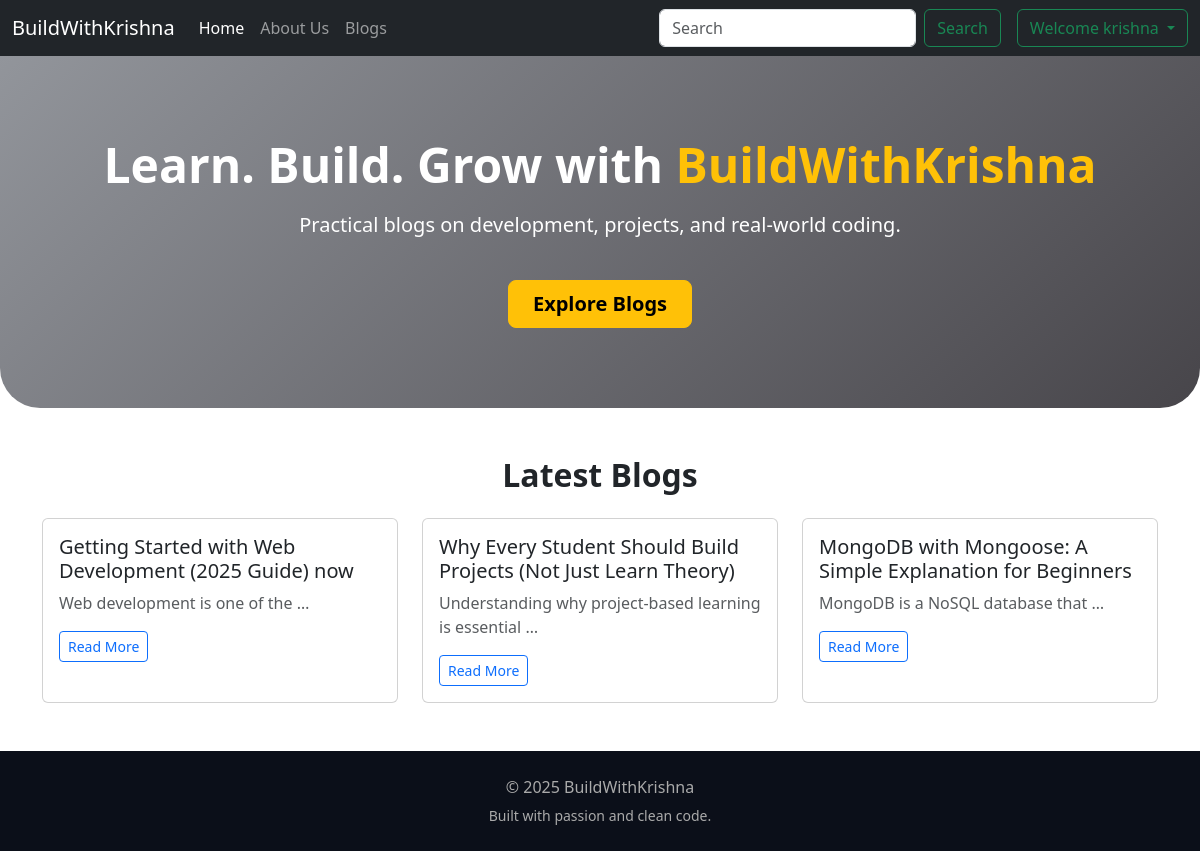
Screenshot of / (signed in) with the database file from the repository.
### blog/models.py (models this page shows, shortened)
class Post(models.Model):
    post_id = models.AutoField(primary_key=True)
    post_title = models.CharField(max_length=200)
    post_content = models.CharField(max_length=5000)
    post_image = models.ImageField(upload_to="post/images")
    post_time = models.DateTimeField()
    post_author = models.CharField(max_length=100,default="unknown User")

### blog/views.py (the view)
# urls.py: path('', views.index, name="index"),
def index(request):
    posts = Post.objects.all()
    return render(request,'index.html',{"posts":posts})

### template/index.html (shortened to what this page needs)
{% extends "basics.html" %}
{% block body %}
<section class="hero text-center">
    <div class="container">
        <h1 class="display-5 fw-bold">
            Learn. Build. Grow with <span>BuildWithKrishna</span>
        </h1>
        <p class="lead mt-3">
            Practical blogs on development, projects, and real-world coding.
        </p>
        <a href="/allpost" class="btn btn-warning btn-lg mt-4 px-4 fw-semibold">
            Explore Blogs
        </a>
    </div>
</section>
{% if posts|length > 0 %}
<section class="container my-5">
    <h2 class="text-center fw-bold mb-4">Latest Blogs</h2>
    <div class="row g-4">
        <div class="col-md-4">
            <div class="card blog-card h-100">
                <div class="card-body">
                    <h5 class="card-title">{{posts.0.post_title}}</h5>
                    <p class="card-text text-muted">
                        {{posts.0.post_content|truncatewords:6 }}
                    </p>
                    <a href="detail/{{posts.0.post_id}}" class="btn btn-outline-primary btn-sm">Read More</a>
                </div>
            </div>
        </div>
    {% endif %}
{% if posts|length > 1 %}
        <div class="col-md-4">
            <div class="card blog-card h-100">
                <div class="card-body">
                    <h5 class="card-title">{{posts.1.post_title}}</h5>
                    <p class="card-text text-muted">
                        {{posts.1.post_content|truncatewords:6 }}
                    </p>
                    <a href="detail/{{posts.1.post_id}}" class="btn btn-outline-primary btn-sm">Read More</a>
                </div>
            </div>
        </div>
   {% endif %}
{% if posts|length > 2 %}
        <div class="col-md-4">
            <div class="card blog-card h-100">
                <div class="card-body">
                    <h5 class="card-title">{{posts.2.post_title}}</h5>
                    <p class="card-text text-muted">
                        {{posts.2.post_content|truncatewords:6 }}
                    </p>
                    <a href="detail/{{posts.2.post_id}}" class="btn btn-outline-primary btn-sm">Read More</a>
                </div>
            </div>
        </div>
   {% endif %}
    </div>
</section>
<footer class="text-center py-4 mt-5">
    <p class="mb-1">© 2025 BuildWithKrishna</p>
    <small>Built with passion and clean code.</small>
</footer>
{% endblock body %}

### template/basics.html (shortened to what this page needs)
<!doctype html>
<html lang="en">
<head>
    <link href="https://cdn.jsdelivr.net/npm/bootstrap@5.3.8/dist/css/bootstrap.min.css" rel="stylesheet"
>
</head>
<body>
    <nav class="navbar navbar-expand-lg navbar-dark bg-dark">
        <div class="container-fluid">
            <a class="navbar-brand" href="{% url 'index'%}">BuildWithKrishna</a>
            <div class="collapse navbar-collapse" id="navbarSupportedContent">
                <ul class="navbar-nav me-auto mb-2 mb-lg-0">
                    <li class="nav-item">
                        <a class="nav-link active" aria-current="page" href="{% url 'index'%}">Home</a>
                    </li>
                    <li class="nav-item">
                        <a class="nav-link" href="{% url 'about'%}">About Us</a>
                    </li>
                    <li class="nav-item">
                        <a class="nav-link" href="/allpost">Blogs</a>
                    </li>
                </ul>
                <form class="d-flex" method="post" action="/search"> {% csrf_token %}
                    <input class="form-control me-2"  name="search" placeholder="Search" aria-label="Search" />
                    <button class="btn btn-outline-success" type="submit">Search</button>
                </form>
                {% if user.is_authenticated %}
                <div class="dropdown ms-3">
                    <button class="btn btn-outline-success dropdown-toggle" type="button" data-bs-toggle="dropdown"
                        aria-expanded="false">
                        Welcome {{ request.user.username }}
                    </button>
                </div>
            {% endif %}
        </div>
    </nav>
    {% block body %}
    {% endblock body %}
</body>
</html>

### template/index.html (style rules this page uses)
.hero { background: linear-gradient(135deg, #92959b, #47454a); color: white; padding: 80px 20px; border-radius: 0 0 40px 40px; }
.hero h1 span { color: #ffc107; }
.blog-card { transition: transform 0.3s ease, box-shadow 0.3s ease; }
footer { background: #0b0f19; color: #aaa; }

### rows the page displays
Post: post_title "Getting Started with Web Development (2025 Guide) now", post_content "Web development is one of the …"
Post: post_title "Why Every Student Should Build Projects (Not Just Learn Theory)", post_content "Understanding why project-based learning is essential …"
Post: post_title "MongoDB with Mongoose: A Simple Explanation for Beginners", post_content "MongoDB is a NoSQL database that …"

### other values shown
{{ request.user.username }} "krishna"
